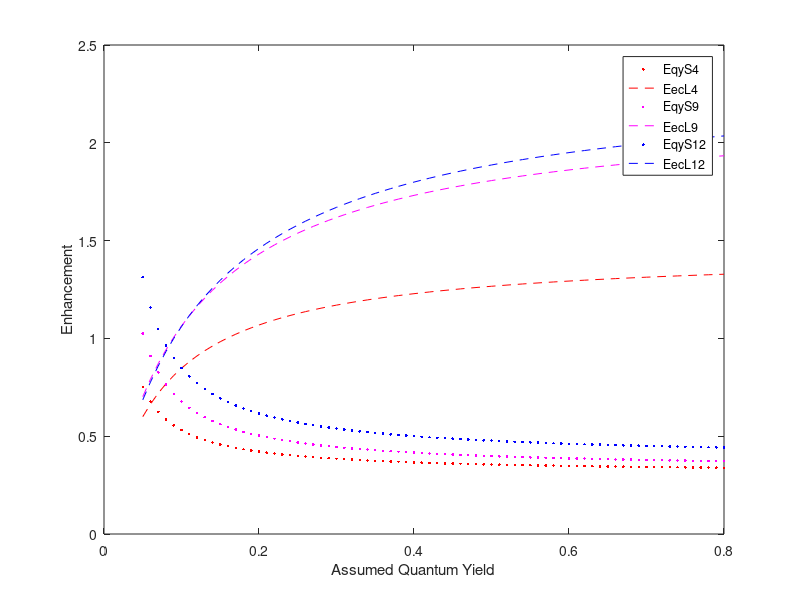

This figure's MATLAB source:
Q = 0.05:0.01:0.8;

Tau1 = 1.67e-9;
%For the Rod of L4%
Tau2L4 = 1.56e-9;

Gamma_Knr = 1/Tau1;
Gamma = Q*Gamma_Knr;
Knr = Gamma_Knr - Gamma;
Gamma_Knr_GammaM = 1/Tau2L4;
GammaM = Gamma_Knr_GammaM - Gamma_Knr;
Qm = (Gamma+GammaM)./(Gamma+GammaM+Knr);

Eqy = Qm./Q;

IefL4 = 1.35;

Eec = IefL4./Eqy;

%For the rod of L9%

Tau2L9 = 1.51e-9;
Gamma_Knr_GammaM_L9 = 1/Tau2L9;
GammaML9 = Gamma_Knr_GammaM_L9 - Gamma_Knr;
QmL9 = (Gamma+GammaML9)./(Gamma+GammaML9+Knr);

EqyL9 = QmL9./Q;

IefL9 = 1.98;

EecL9 = IefL9./EqyL9;

%For the rod of L12%

Tau2L12 = 1.49e-9;
Gamma_Knr_GammaM_L12 = 1/Tau2L12;
GammaML12 = Gamma_Knr_GammaM_L12 - Gamma_Knr;
QmL12 = (Gamma+GammaML12)./(Gamma+GammaML12+Knr);

EqyL12 = QmL12./Q;

IefL12 = 2.09;

EecL12 = IefL12./EqyL12;

%Now to work out the enhancements for the short rods, We can assume that
%Eec is unchanged for rods of the same silica lenght

%Tau2S4 = 1.43e-9;
%Gamma_Knr_GammaM_S4 = 1/Tau2S4;
%GammaMS4 = Gamma_Knr_GammaM_S4 - Gamma_Knr;
%QmS4 = (Gamma+GammaMS4)./(Gamma+GammaMS4+Knr);

%EqyS4 = QmS4./Q;

EqyS4 = 0.45./Eec;

EqyS9 = 0.72./EecL9;

EqyS12 = 0.90./EecL12;

plot(Q,EqyS4,'.r');
hold on
plot(Q,Eec,'--r');
hold on
plot(Q,EqyS9,'.m');
hold on
plot(Q,EecL9,'--m');
hold on
plot(Q,EqyS12,'.b');
hold on
plot(Q,EecL12,'--b');
hold off
xlabel('Assumed Quantum Yield');
ylabel('Enhancement');
legend('EqyS4','EecL4','EqyS9','EecL9','EqyS12','EecL12');




